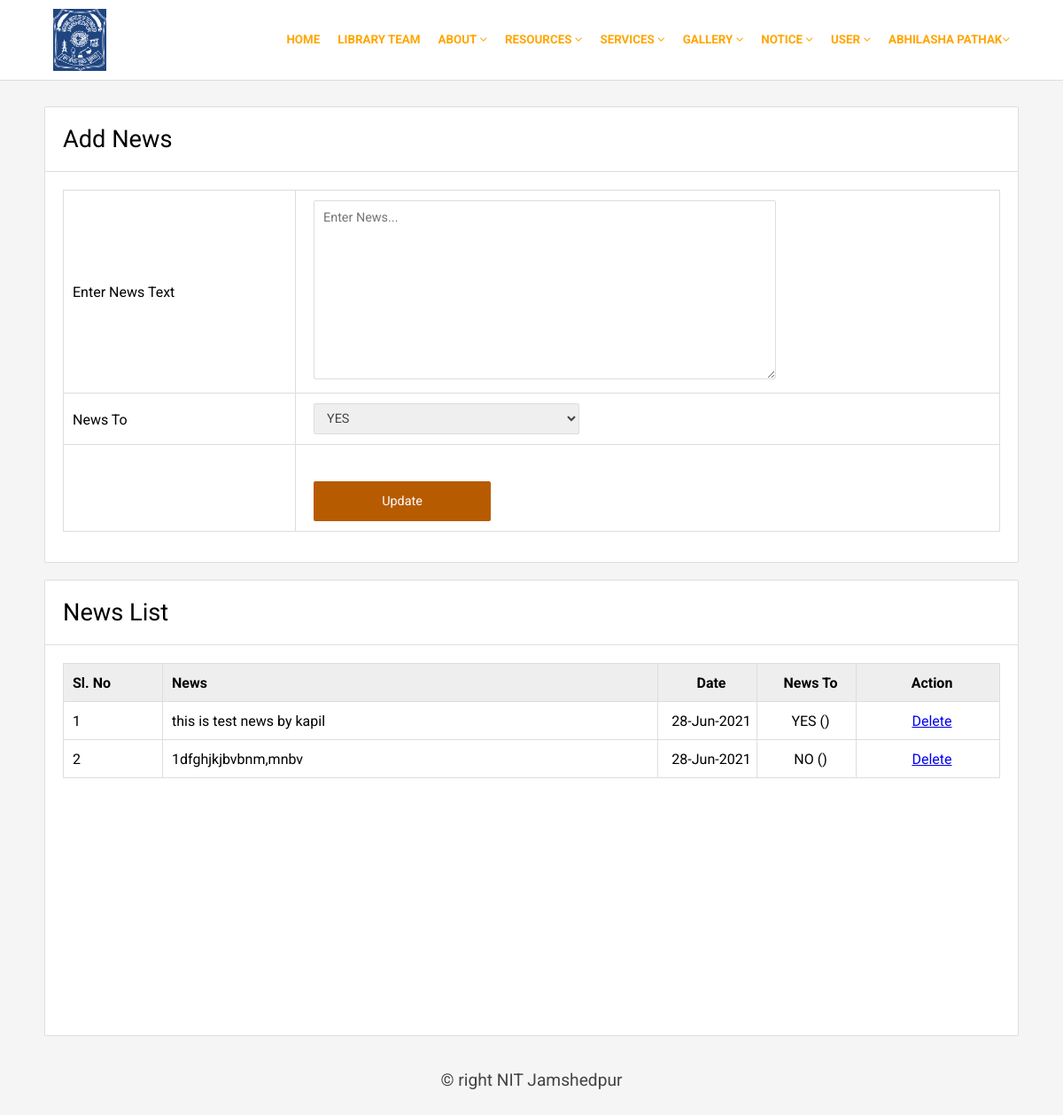
/news.php (signed in), run on the app's committed database.
### tables this page shows
CREATE TABLE `registration` (
  `UserId` int(255) NOT NULL,
  `Name` varchar(255) NOT NULL,
  `Email` varchar(255) NOT NULL,
  `MobileNo` varchar(10) NOT NULL,
  `Gender` varchar(10) NOT NULL,
  `Password` varchar(255) NOT NULL,
  `Confirmpassword` varchar(255) NOT NULL,
  `Type` varchar(255) NOT NULL,
  `Branch` varchar(255) NOT NULL,
  `Regno` varchar(20) DEFAULT NULL,
  `image` varchar(250) NOT NULL
);

CREATE TABLE `news` (
  `nid` int(11) NOT NULL,
  `news` varchar(200) NOT NULL,
  `nto` varchar(10) NOT NULL,
  `date` varchar(15) NOT NULL,
  `news_file` varchar(250) NOT NULL,
  `deleted` varchar(10) NOT NULL,
  `user_type` varchar(20) NOT NULL
);

### news.php (the view, shortened to what this page needs)
<?php
$sesuser=$_SESSION['sesuser'];
include('comman/connect.php');
$data=mysqli_fetch_array($con->query("select * from registration where email='$sesuser'"));
?>
<!DOCTYPE html>
<html>
<head>
	<link rel="stylesheet" type="text/css" href="css/style1.css">
	<link rel="stylesheet" type="text/css" href="css/font-awesome.css">
	<link rel="stylesheet" href="https://cdnjs.cloudflare.com/ajax/libs/font-awesome/4.7.0/css/font-awesome.min.css">
</head>
<body>
<?php include('comman/menu.php');?>
<div class="main">
	<div class="hedding">Add News</div>
	<div class="form">
		<form method="post" action="#">
			<table border="1">
				<tr>
					<td>Enter News Text</td>
					<td><textarea name="news" required placeholder="Enter News..." minlength="10" maxlength="200"></textarea></td>
				</tr>
				<tr>
					<td width="250" valign="top"><br>News To</td>
					<td><select name="status">
						<option value="YES">YES</option>
					</select></td>
				</tr>
				<tr>
					<td></td>
					<td><input type="submit" name="Update" value="Update"></td>
				</tr>
			</table>
		</form>
	</div>
</div><br>
<div class="main">
	<div class="hedding">News List</div>
	<div class="form">
		<table border="1">
			<tr class="tr">
				<td width="100">Sl. No</td>
				<td>News</td>
				<td width="100" align="center">Date</td>
				<td width="100" align="center">News To</td>
				<td width="150" align="center">Action</td>
			</tr>
			<?php
				$res=$con->query("select * from news where deleted='' order by(nid) desc");
				$i=1;
				while($row=mysqli_fetch_array($res))
				{ $id=$row['nid'];
					echo "<tr>";
						echo "<td>".$i++."</td>";
						echo "<td>".$row['news']."</td>";
						echo "<td align='center'>".$row['date']."</td>";
						echo "<td align='center'>".$row['nto']." (".$row['ncount'].")</td>";
						echo "<td align='center'><a href='delete.php?id=".$id."&&tname=news'>Delete</a></td>";
					echo "</tr>";
				}
			?>
		</table>
	</div>
</div>
<?php include('comman/footer.php');?>
</body>
</html>

### comman/menu.php (shortened to what this page needs)
<div class="top">
	<div class="topmain">
		<div class="logo">
			<img src="image/logo.png" height="70" width="60" style="background-color: #1f4580; margin: 10px;">
		</div>
		<div class="menu" style="font-size:0.837rem;font-weight:bold;">
			<ul>
				<li><a href=""><?php echo $data['Name'];?><i class="fa fa-angle-down"></i></a>
				</li>
				<li><a href="">User <i class="fa fa-angle-down"></i></a>
				</li>
				<li><a href="">Notice <i class="fa fa-angle-down"></i></a>
				</li>
				<li><a href="">Gallery <i class="fa fa-angle-down"></i></a>
				</li>
				<li><a href="">Services <i class="fa fa-angle-down"></i></a>
				</li>
				<li><a href="">Resources <i class="fa fa-angle-down"></i></a>
				</li>
				<li><a href="#">About <i class="fa fa-angle-down"></i></a>
				</li>
				<li><a href="libcom.php">Library Team </a></li>
				<li><a href="home.php">Home</a></li>
			</ul>
		</div>
	</div>
</div>

### css/style1.css (style rules this page uses)
body { margin: 0px; padding: 0px; background: #f5f5f5; font-family: 'Roboto', sans-serif; }
.top { width: 100%; height: 90px; background: #FFF; border-bottom: 1px solid #ddd; position: fixed; z-index: 10000; }
.topmain { width: 1100px; height: 100%; margin: auto; }
.logo { width: 200px; height: 100%; float: left; }
.menu { width: 850px; height: 50px; float: right; margin-top: 25px; }
.menu ul { list-style: none; margin: 0px; padding: 0px; }
.menu li { float:right; }
.menu li a { padding: 0px 10px 0px 10px; height: 40px; line-height: 40px; display: block; color: orange; text-decoration: none; text-transform: uppercase; font-size: 1em; }
.main { width: 1100px; min-height: 100px; border-radius: 2px; margin: auto; top: 120px; position: relative; }
.form { padding: 20px; background: #FFF; border-radius: 0px 0px 2px 2px; border: 1px solid #ddd; border-top: none; min-height: 400px; }
.hedding { font-size: 1.7em; padding: 20px; border-radius: 2px 2px 0px 0px; background: #FFF; border: 1px solid #ddd; }
.form table { font-size: 1em; width: 100%; border-collapse: collapse; border: 1px solid #ddd; }
.form td { height: 40px; padding-left: 10px; border-color: #ddd; }
.tr { font-weight: bold; background: #eee; }
.form input, textarea, select { width: 300px; height: 35px; border: 1px solid #ddd; border-radius: 2px; margin: 10px; font-size: .9em; padding-left: 10px; font-family: 'Roboto', sans-serif; color: #444; }
.form textarea { width: 500px; height: 180px; padding: 10px; }
.form input[type=submit] { margin-top: 40px; width: 200px; height: 45px; background: #b75b00; padding: 0px; color: #FFF; cursor: pointer; border: none; }

### data on the page
registration: Name "ABHILASHA PATHAK"
news: news "this is test news by kapil", date "28-Jun-2021", nto "YES"
news: news "1dfghjkjbvbnm,mnbv", date "28-Jun-2021", nto "NO"
